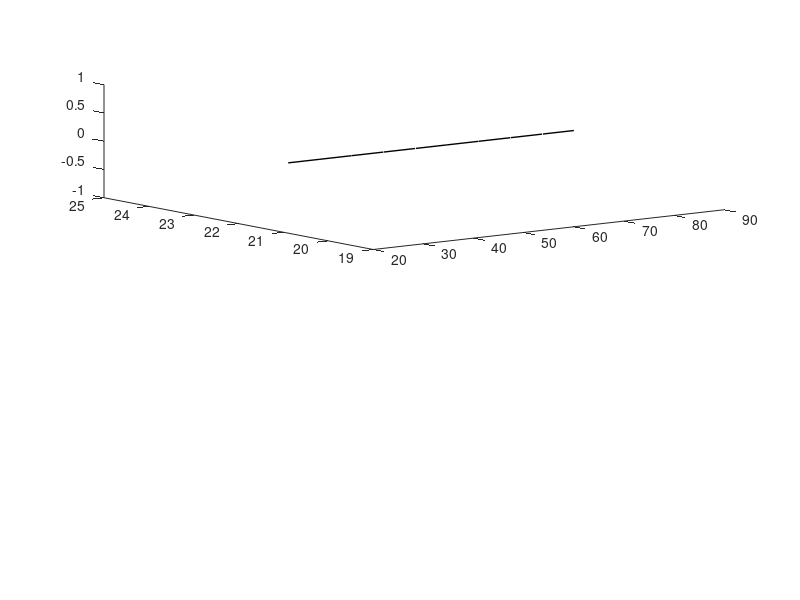

MATLAB code for this plot: (Note: this script raises an error after producing the figure.)
% Plot bathymetry and water level settings for the HR and LR domains. This
% figure was developed for ICRS 2021 but may also be included in Paper1: 2D
% Wave Flume. This figure shows the 2m depth model as an example. It should
% be noted in the presentation/paper that the other depth models were
% created by raising or lowering the bathymetry while keeping the WSE
% constant at zero.
%
%
% This is version 1 of this script.
%
% BKN - USGS PCMSC 2021
%
%%%%%%%%%%%%%%%%%%%%%%%%%%%%%%%%%%%%%%%%%%%%%%%%%%%%%%%%%%%%%%%%%%%%%%%%%%%

clear
close all

%Define data paths
hrBathyPath = 'e:\BKN-FIELD\Models\Paper1_2DwaveFlume\ModelRuns\Calibration\MKK_CombinedHR_V27\MKKextrude\';
lrBathyPath = 'e:\BKN-FIELD\Models\Paper1_2DwaveFlume\ModelRuns\Calibration\MKK_CombinedLR_V2\MKKextrude\';
bathyFileName = 'bathymetry_sample.stl';
saveFigDir = 'c:\Users\user\Documents\Models\Paper1_2DwaveFlume\Figures\';

%Create figure
ff = figure(1);
set(ff,'PaperOrientation','landscape',...
    'position',[100 80 850 500]);
%Define instrument and sample locations
% waveGaugeNames = {'WG1';'WG2';'WG3';'WG4';'WG5';'WG6';'WG7'};
waveGaugeNames = {'WG1';'WG2';'WG3';'WG4';'WG5';'WG6';'WG7';'WG8';'WG9';'WG10';'WG11';'WG12';'WG13';};
HRaqd = 72;
% HRwaveGauges = [31 66 68 70 72 74 76];
HRwaveGauges = [31 65 66 67 68 69 70 71 72 73 74 75 76];
LRaqd = 69;
% LRwaveGauges = [31 63 65 67 69 71 73];
LRwaveGauges = [31 63 64 65 66 67 68 69 70 71 72 73 74];

%HR Domain goes on top
sp(1) = subplot(211);
p(1) = plot3(linspace(29,86,10),ones(1,10)*21.9,zeros(1,10),'color','k','linewidth',1);
hold on
%Load and plot STL
data = stlread([hrBathyPath bathyFileName]);
trimesh(data,'FaceColor','k','EdgeColor','k','linewidth',1.5)
%Plot Aquadopp location
p(2) = plot3(ones(1,10)*HRaqd,repmat(21.9,1,10),linspace(-1.8,0.5,10),'--b','linewidth',1);
p(3) = plot3(HRaqd,21.9,-0.95,'^k','markerfacecolor','k','markersize',6);
%Plot Wave Gauge locations
p(4) = plot3(HRwaveGauges,repmat(21.9,1,length(HRwaveGauges)),repmat(0.5,1,length(HRwaveGauges)),'+k','markersize',8);
p(5) = plot3(HRwaveGauges,repmat(21.9,1,length(HRwaveGauges)),repmat(0.5,1,length(HRwaveGauges)),'ok','markersize',4);
view(0,0)
set(gca,'zlim',[-3 2])

%LR Domain goes on bottom
sp(2) = subplot(212);
p(6) = plot3(linspace(29,86,10),ones(1,10)*21.9,zeros(1,10),'color','k','linewidth',1);
hold on
%Load and plot STL
data = stlread([lrBathyPath bathyFileName]);
trimesh(data,'FaceColor','k','EdgeColor','k','linewidth',1.5)
%Plot Aquadopp location
p(7) = plot3(ones(1,10)*LRaqd,repmat(10.9,1,10),linspace(-1.8,0.5,10),'--b','linewidth',1);
p(8) = plot3(LRaqd,10.9,-0.95,'^k','markerfacecolor','k','markersize',6);
%Plot Wave Gauge locations
p(9) = plot3(LRwaveGauges,repmat(10.9,1,length(LRwaveGauges)),repmat(0.5,1,length(LRwaveGauges)),'+k','markersize',8);
p(10) = plot3(LRwaveGauges,repmat(10.9,1,length(LRwaveGauges)),repmat(0.5,1,length(LRwaveGauges)),'ok','markersize',4);
view(0,0)
set(gca,'zlim',[-3 2])

%Figure annotations
plot3(sp(1),[65 76 76 65 65], [21.9 21.9 21.9 21.9 21.9], [-3 -3 2 2 -3],'--r','linewidth',1)
plot3(sp(2),[63 74 74 63 63], [21.9 21.9 21.9 21.9 21.9], [-3 -3 2 2 -3],'--r','linewidth',1)

%Global plot adjustments
set(sp,'xlim',[30 85])
set(sp(1),'xticklabel',[])
set(sp(2),'xticklabel',{'0';'5';'10';'15';'20';'25';'30';'35';'40';'45';'50';'55'})

%Labeling
zlabel(sp(1),'z (m)')
zlabel(sp(2),'z (m)')
xlabel(sp(2),'Across-shore Distance (m)')
prettyfigures('text',11,'labels',12,'box',1,'tickdir','out','tlength',[0.005 0.005])

%Text annotations
text(sp(1),31,21.9,1.5,'High Relief','fontsize',11)
text(sp(1),HRaqd+1,21.9,-0.95,'HR Aquadopp','fontsize',8)
% text(sp(1),HRwaveGauges-0.8,repmat(21.9,1,length(HRwaveGauges)),repmat(0.9,1,length(HRwaveGauges)),waveGaugeNames,'fontsize',6)
text(sp(2),31,10.9,1.5,'Low Relief','fontsize',11)
text(sp(2),LRaqd+1,10.9,-0.95,'LR Aquadopp','fontsize',8)
% text(sp(2),LRwaveGauges-0.8,repmat(10.9,1,length(LRwaveGauges)),repmat(0.9,1,length(LRwaveGauges)),waveGaugeNames,'fontsize',6)


set(ff,'units','inches','renderer','painters');
pos = get(ff,'Position');
set(ff,'PaperPositionMode','Auto','PaperUnits','Inches','PaperSize',[pos(3), pos(4)])

print(ff,[saveFigDir  'HR_LR_calibration_domains_with_annotations_V4'],'-dpdf','-r0')
%export_fig(ff,[saveFigDir  'HR_LR_calibration_domains_with_annotations_V3'],'-pdf','-nocrop','-nofontswap')
